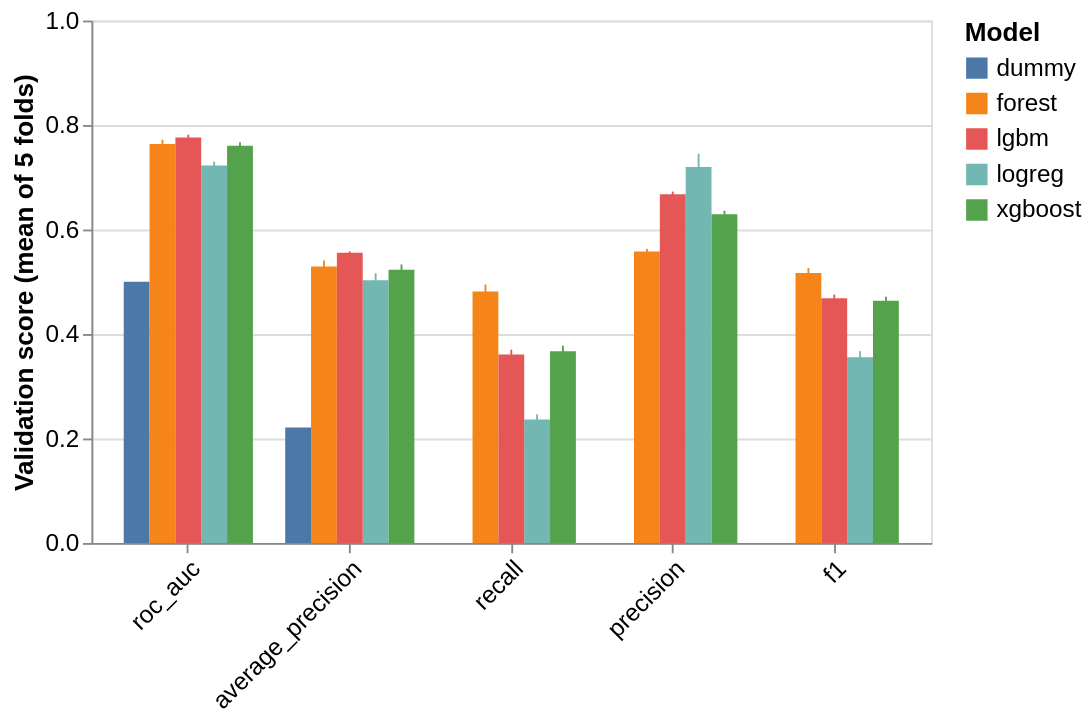

Write notebook code for a chart like this one.
### Markdown cell above
### 5.2 Chart

Grouped bars: metrics on the x-axis, one colour per model. Hover a bar for its
numbers; the black line is ±1 std across the 5 folds.

### Code cell
import altair as alt

# Long format: one row per (model, metric)
df = pd.concat(results, names=["model", "metric"]).reset_index()
df["low"], df["high"] = df["val_mean"] - df["val_std"], df["val_mean"] + df["val_std"]

base = alt.Chart(df).encode(
    x=alt.X("metric:N", sort=scoring, title=None, axis=alt.Axis(labelAngle=-45)),
    xOffset="model:N",  # places models side by side within each metric
    color=alt.Color("model:N", title="Model"),
)
bars = base.mark_bar().encode(
    y=alt.Y(
        "val_mean:Q", scale=alt.Scale(domain=[0, 1]), title="Validation score (mean of 5 folds)"
    ),
    tooltip=[
        "model:N",
        "metric:N",  # hover shows these
        alt.Tooltip("val_mean:Q", format=".3f"),
        alt.Tooltip("val_std:Q", format=".3f"),
    ],
)
spread = base.mark_rule(color="black").encode(y="low:Q", y2="high:Q")  # ±1 std across folds

(bars + spread).properties(width=450, height=280).configure_axis(
    labelFontSize=13, titleFontSize=14
).configure_legend(labelFontSize=13, titleFontSize=14)

### Figure 1 — Vega-Lite specification as saved in the notebook (floating-point values rounded to 4 significant figures)
{"config": {"view": {"continuousWidth": 300, "continuousHeight": 300}, "axis": {"labelFontSize": 13, "titleFontSize": 14}, "legend": {"labelFontSize": 13, "titleFontSize": 14}}, "layer": [{"mark": {"type": "bar"}, "encoding": {"color": {"field": "model", "title": "Model", "type": "nominal"}, "tooltip": [{"field": "model", "type": "nominal"}, {"field": "metric", "type": "nominal"}, {"field": "val_mean", "format": ".3f", "type": "quantitative"}, {"field": "val_std", "format": ".3f", "type": "quantitative"}], "x": {"axis": {"labelAngle": -45}, "field": "metric", "sort": ["roc_auc", "average_precision", "recall", "precision", "f1"], "title": null, "type": "nominal"}, "xOffset": {"field": "model", "type": "nominal"}, "y": {"field": "val_mean", "scale": {"domain": [0, 1]}, "title": "Validation score (mean of 5 folds)", "type": "quantitative"}}}, {"mark": {"type": "rule", "color": "black"}, "encoding": {"color": {"field": "model", "title": "Model", "type": "nominal"}, "x": {"axis": {"labelAngle": -45}, "field": "metric", "sort": ["roc_auc", "average_precision", "recall", "precision", "f1"], "title": null, "type": "nominal"}, "xOffset": {"field": "model", "type": "nominal"}, "y": {"field": "low", "type": "quantitative"}, "y2": {"field": "high"}}}], "data": {"name": "data-9692d1769dac7d8a14cf4bcd517b3a66"}, "height": 280, "width": 450, "$schema": "https://vega.github.io/schema/vega-lite/v6.4.1.json", "datasets": {"data-9692d1769dac7d8a14cf4bcd517b3a66": [{"model": "dummy", "metric": "roc_auc", "val_mean": 0.5, "val_std": 0.0, "train_mean": 0.5, "gap": 0.0, "low": 0.5, "high": 0.5}, {"model": "dummy", "metric": "average_precision", "val_mean": 0.2212, "val_std": 9.317e-05, "train_mean": 0.2212, "gap": 0.0, "low": 0.2211, "high": 0.2213}, {"model": "dummy", "metric": "recall", "val_mean": 0.0, "val_std": 0.0, "train_mean": 0.0, "gap": 0.0, "low": 0.0, "high": 0.0}, {"model": "dummy", "metric": "precision", "val_mean": 0.0, "val_std": 0.0, "train_mean": 0.0, "gap": 0.0, "low": 0.0, "high": 0.0}, {"model": "dummy", "metric": "f1", "val_mean": 0.0, "val_std": 0.0, "train_mean": 0.0, "gap": 0.0, "low": 0.0, "high": 0.0}, {"model": "logreg", "metric": "roc_auc", "val_mean": 0.7224, "val_std": 0.007718, "train_mean": 0.7254, "gap": 0.003024, "low": 0.7147, "high": 0.7301}, {"model": "logreg", "metric": "average_precision", "val_mean": 0.503, "val_std": 0.0132, "train_mean": 0.5051, "gap": 0.002016, "low": 0.4898, "high": 0.5162}, {"model": "logreg", "metric": "recall", "val_mean": 0.2364, "val_std": 0.009899, "train_mean": 0.2382, "gap": 0.00179, "low": 0.2265, "high": 0.2463}, {"model": "logreg", "metric": "precision", "val_mean": 0.7195, "val_std": 0.02531, "train_mean": 0.7202, "gap": 0.0006944, "low": 0.6942, "high": 0.7448}, {"model": "logreg", "metric": "f1", "val_mean": 0.3557, "val_std": 0.01143, "train_mean": 0.3579, "gap": 0.002241, "low": 0.3443, "high": 0.3671}, {"model": "forest", "metric": "roc_auc", "val_mean": 0.7634, "val_std": 0.008456, "train_mean": 1.0, "gap": 0.2366, "low": 0.755, "high": 0.7719}, {"model": "forest", "metric": "average_precision", "val_mean": 0.529, "val_std": 0.01174, "train_mean": 1.0, "gap": 0.471, "low": 0.5172, "high": 0.5407}, {"model": "forest", "metric": "recall", "val_mean": 0.4814, "val_std": 0.01332, "train_mean": 1.0, "gap": 0.5186, "low": 0.4681, "high": 0.4948}, {"model": "forest", "metric": "precision", "val_mean": 0.5581, "val_std": 0.004988, "train_mean": 0.9872, "gap": 0.4291, "low": 0.5532, "high": 0.5631}, {"model": "forest", "metric": "f1", "val_mean": 0.5169, "val_std": 0.00951, "train_mean": 0.9936, "gap": 0.4766, "low": 0.5074, "high": 0.5264}, {"model": "lgbm", "metric": "roc_auc", "val_mean": 0.7763, "val_std": 0.005235, "train_mean": 0.8932, "gap": 0.1169, "low": 0.7711, "high": 0.7815}, {"model": "lgbm", "metric": "average_precision", "val_mean": 0.5554, "val_std": 0.002722, "train_mean": 0.7379, "gap": 0.1825, "low": 0.5527, "high": 0.5581}, {"model": "lgbm", "metric": "recall", "val_mean": 0.3609, "val_std": 0.009048, "train_mean": 0.4368, "gap": 0.07586, "low": 0.3518, "high": 0.3699}, {"model": "lgbm", "metric": "precision", "val_mean": 0.6675, "val_std": 0.005277, "train_mean": 0.7888, "gap": 0.1213, "low": 0.6622, "high": 0.6727}, {"model": "lgbm", "metric": "f1", "val_mean": 0.4684, "val_std": 0.007009, "train_mean": 0.5622, "gap": 0.09376, "low": 0.4614, "high": 0.4754}, {"model": "xgboost", "metric": "roc_auc", "val_mean": 0.7603, "val_std": 0.006724, "train_mean": 0.9587, "gap": 0.1984, "low": 0.7536, "high": 0.767}, {"model": "xgboost", "metric": "average_precision", "val_mean": 0.5231, "val_std": 0.01004, "train_mean": 0.8892, "gap": 0.3661, "low": 0.5131, "high": 0.5332}, {"model": "xgboost", "metric": "recall", "val_mean": 0.3671, "val_std": 0.01037, "train_mean": 0.6124, "gap": 0.2453, "low": 0.3567, "high": 0.3775}, {"model": "xgboost", "metric": "precision", "val_mean": 0.6294, "val_std": 0.006516, "train_mean": 0.9118, "gap": 0.2823, "low": 0.6229, "high": 0.636}, {"model": "xgboost", "metric": "f1", "val_mean": 0.4636, "val_std": 0.007698, "train_mean": 0.7326, "gap": 0.269, "low": 0.4559, "high": 0.4713}]}}
